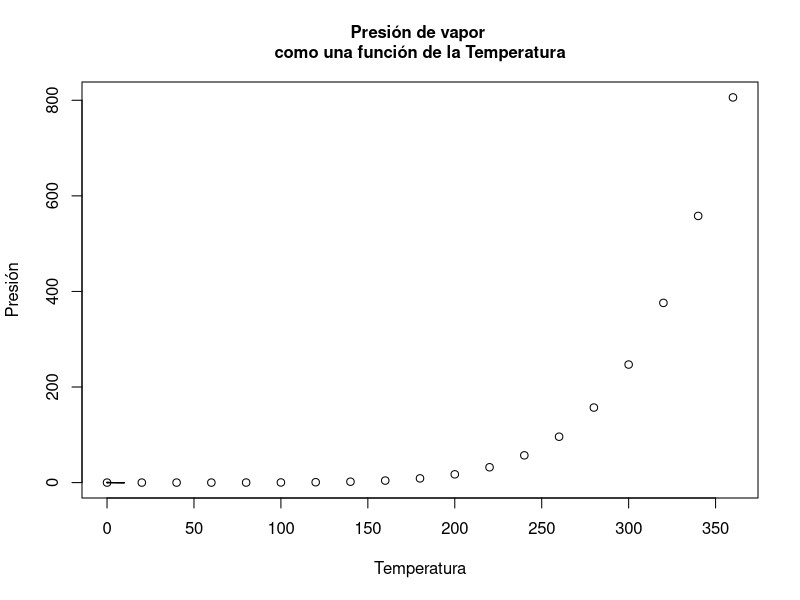

Write the R code that produced this figure.
#Nelson Sanabio Maldonado 20152734A
#Respuesta5:
#A)Comentando las funciones del gráfico de dispersión 

##Crea un plot nuevo en el lado inferior derecho donde se creará una gráfica
plot.new()
##Sirve para configurar la ventana gráfica, va a la par con plot.new()
plot.window(range(pressure$temperature),range(pressure$pressure))
##Este dibuja un cuadro alrededor de la gráfica actual y tipo de línea
box()
##Agrega un eje 1 = horizontal y 2 = vertical
axis(1)
axis(2)
##Muestra los puntos de los valores evaluados
points(pressure$temperature,pressure$pressure)
##Sirve para poner texto al igual que axis() (números)
mtext("Temperatura",side = 1,line = 3)
mtext("Presión",side = 2,line = 3)
mtext("Presión de vapor \ncomo una función de la Temperatura",side = 3,line = 1,font = 2)

#B)Haciendo uso de la función densidad gamma dentro de la función curve
curve(dgamma(x,shape=1,scale=1),from=0,to=10,add = T)
curve(dgamma(x,shape=1,scale=2),from=0,to=10,add = T)
curve(dgamma(x,shape=1,scale=3),from=0,to=10,add = T)


curve(dgamma(x,shape=2,scale=1),from=0,to=10,add = T)
curve(dgamma(x,shape=2,scale=2),from=0,to=10,add = T)
curve(dgamma(x,shape=2,scale=3),from=0,to=10,add = T)


curve(dgamma(x,shape=3,scale=1),from=0,to=10,add = T)
curve(dgamma(x,shape=3,scale=2),from=0,to=10,add = T)
curve(dgamma(x,shape=3,scale=3),from=0,to=10,add = T)


curve(dgamma(x,shape=4,scale=1),from=0,to=10,add = T)
curve(dgamma(x,shape=4,scale=2),from=0,to=10,add = T)
curve(dgamma(x,shape=4,scale=3),from=0,to=10,add = T)


